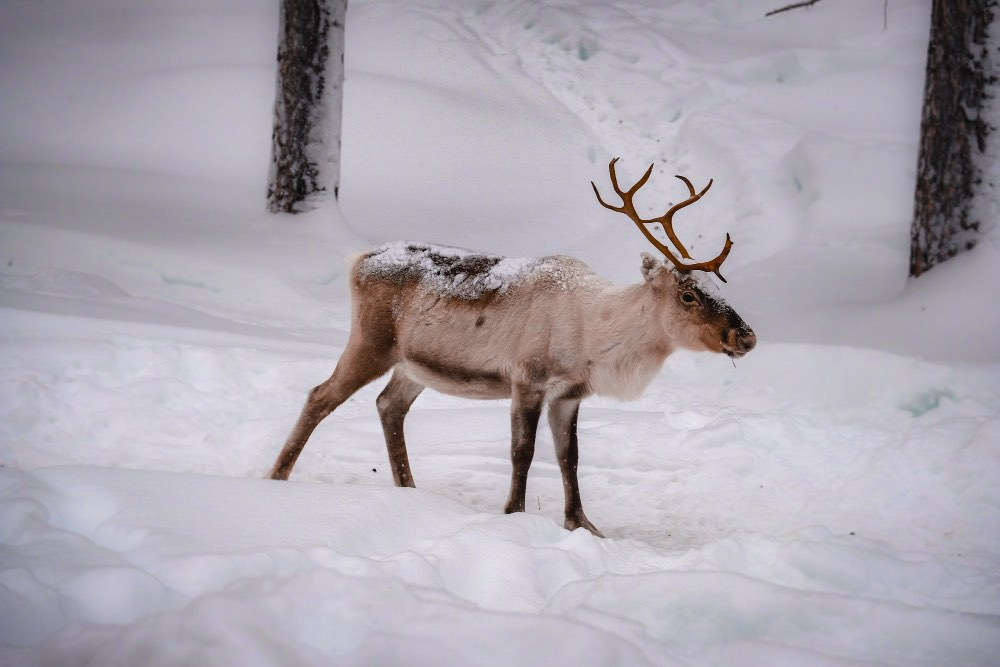
#> input picture Práctica 1/Images/Deer.jpg, 1000 x 667 px, given in place of the camera
$ jupyter execute 'Pop Art.ipynb'   (text cells are left out)
#> lines starting #> are read from the running program, lines starting #| are printed output that depends on the picture
[cell 1]
# Import the necessary libraries
import numpy as np
import matplotlib.pyplot as plt
import random
import cv2

[cell 2]
# Start camera capture
cap = cv2.VideoCapture(0)  # Open the default camera (0)

while True:
    # Capture frame-by-frame
    ret, frame = cap.read()  # Read the current frame from the camera
#> frame is the input picture: shape (667, 1000, 3); mean B, G, R 176.5, 167.5, 172.4

    if ret:
        # Convert the image to grayscale
        gray_img = cv2.cvtColor(frame, cv2.COLOR_BGR2GRAY)  # Convert from BGR color space to grayscale
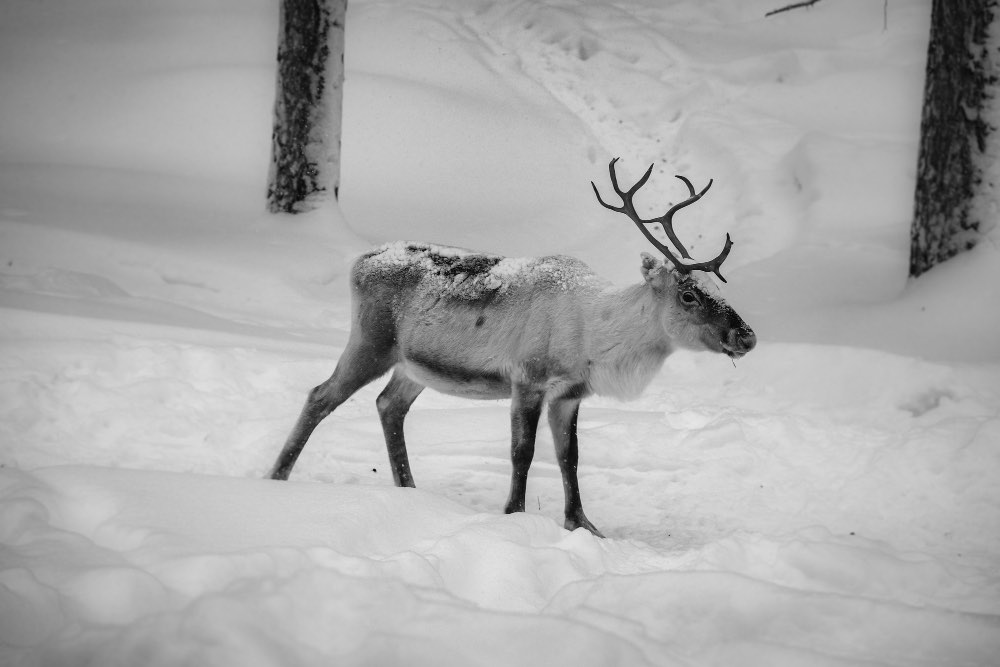
#> gray_img: shape (667, 1000); min 1, max 231, mean 170

        # Invert the colors of the grayscale image
        inverted_img = cv2.bitwise_not(gray_img)  # Inverts the pixel values (negative of the image)
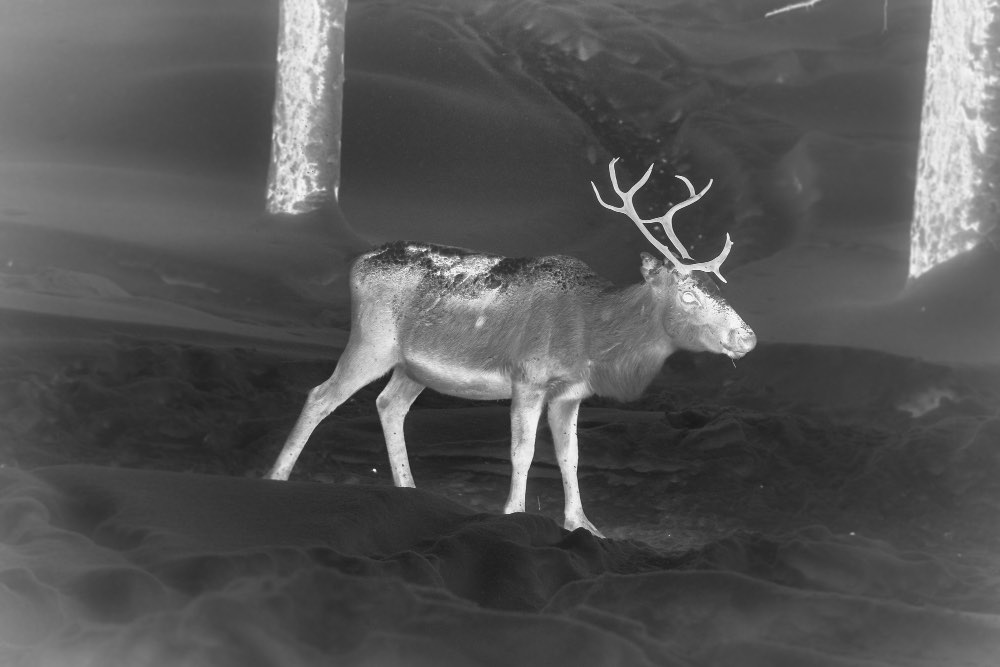
#> inverted_img: shape (667, 1000); min 24, max 254, mean 85

        # Display the resulting frame
        cv2.imshow('Inverted Camera Feed', inverted_img)  # Show the inverted grayscale image

    # Exit when the ESC key is pressed
    if cv2.waitKey(20) == 27:  # 27 is the ASCII code for the ESC key
#> (key Esc is pressed here)
        break

# Release the capture object
cap.release()  # Free the camera resource
# Destroy all OpenCV windows
cv2.destroyAllWindows()

[cell 3]
# Function to handle mouse events
def mouse_events(event, x, y, flags, params):
    global px, py, R, G, B
    px = -1  # Reset pixel coordinates initially

    # Mouse pointer movement
    if event == cv2.EVENT_MOUSEMOVE:
        # Pixel color values
        B = frame[y, x, 0]  # Blue channel value
        G = frame[y, x, 1]  # Green channel value
        R = frame[y, x, 2]  # Red channel value

        # Set pixel coordinates to current mouse position
        px = x
        py = y

# Initialize video capture
vid = cv2.VideoCapture(0)  # Open the default camera (0)

initialized = 0  # Flag to check if the mouse callback has been set
px = -1  # Initialize pixel x-coordinate to -1 (no selection)

while True:
    # Capture frame-by-frame
    ret, frame = vid.read()  # Read the current frame from the camera

    if ret:
        # Set the mouse callback on the first frame
        if initialized == 0:
            # Show the frame
            cv2.imshow('Camera Feed', frame)
            # Define the mouse event handler
            cv2.setMouseCallback('Camera Feed', mouse_events)
            initialized = 1  # Mark that the callback has been set

        # Create a color gradient if the mouse has moved
        if px > -1:  # If the pixel position is valid
            h, w = frame.shape[:2]  # Get the height and width of the frame
            gradient = np.zeros((h, w, 3), dtype=np.uint8)  # Create an empty image for the gradient
            # Fill the gradient with the selected color from the pixel
            gradient[:, :, 0] = B  # Set the blue channel
            gradient[:, :, 1] = G  # Set the green channel
            gradient[:, :, 2] = R  # Set the red channel

            # Set transparency level for blending
            alpha = 0.7

            # Distance between circles in the pattern
            distance_between_circles = 10

            # Draw circles on the gradient in a checkerboard pattern
            for i in range(0, h, distance_between_circles):
                for j in range(0, w, distance_between_circles):
                    if (i // distance_between_circles + j // distance_between_circles) % 2 == 0:
                        cv2.circle(gradient, (j, i), 2, (0, 0, 0), -1)  # Draw small black circles

            # Blend the camera frame with the gradient
            frame_with_gradient = cv2.addWeighted(frame, alpha, gradient, alpha, 0)

            # Show the resulting frame with the gradient effect
            cv2.imshow('Camera Feed', frame_with_gradient)
        else:
            # If no valid pixel is selected, just show the original frame
            cv2.imshow('Camera Feed', frame)

    # Exit when the ESC key is pressed
    if cv2.waitKey(20) == 27:  # 27 is the ASCII code for the ESC key
#> (key Esc is pressed here)
